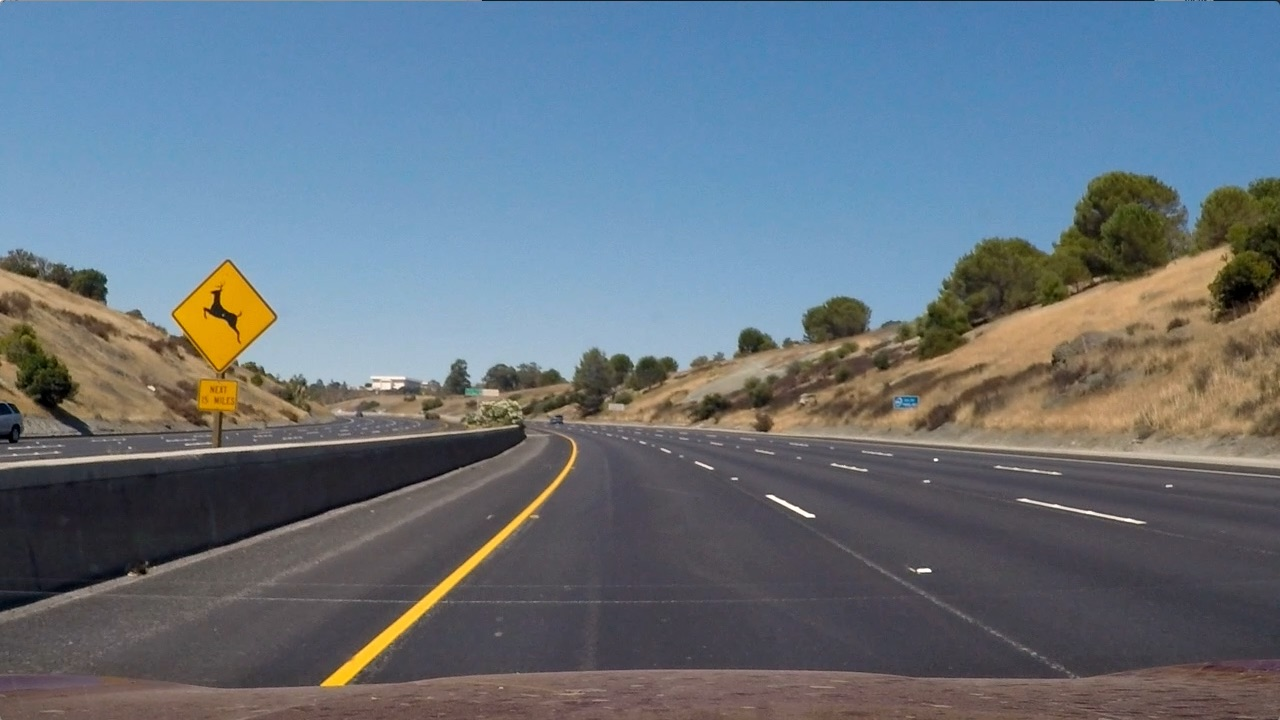
#> input picture adv-lane-lines/test_images/test2.jpg, 1280 x 720 px
$ python s3_thresholding.py   (older library calls are emulated)
#> lines starting #> are read from the running program, lines starting #| are printed output that depends on the picture; after the words box and inside, x2 and y2 are one past the last pixel; in counts of white or black regions, pixels touching at a corner belong together
### adv-lane-lines/s1_calibration.py
import cv2
import numpy as np
import matplotlib.pyplot as plt
import matplotlib.image as mpimg
import seaborn as sns
import glob

#=-=-=-=-=-=-=-=-=-=-=-=-=-=-=-=-=-=-=-=-=-=-=-=-=-=-=-=-=-=-=-=-=-=-=-=-=-=-=-=

def preprocessImage(img_name, hls=0):

    if type(img_name) == str:
        # read calibration image
        img = mpimg.imread(img_name)
    else:
        img = img_name

    # convert to grayscale or extract S channel
    if hls:
        return cv2.cvtColor(img, cv2.COLOR_RGB2HLS)[:,:,2]
    else:
        return cv2.cvtColor(img, cv2.COLOR_RGB2GRAY)

# [5 lines left out: function findCalibrationCorners, not called in this run]

def undistortImage(img_name, mtx, dist, hls=0):
    img = preprocessImage(img_name, hls)
    return cv2.undistort(img, mtx, dist)

# [73 lines that do not run on import are left out]

### adv-lane-lines/s2_perspective_transform.py
import cv2
import numpy as np
import matplotlib.pyplot as plt
import matplotlib.image as mpimg
import seaborn as sns
import glob
from s1_calibration import undistortImage

def warpImage(image_name, mtx, dist, M, hls=0):
    und_img = undistortImage(image_name, mtx, dist, hls)

    img_size = (und_img.shape[1], und_img.shape[0])
    return cv2.warpPerspective(und_img, M, img_size, flags=cv2.INTER_LINEAR)

# [91 lines that do not run on import are left out]

### adv-lane-lines/s3_thresholding.py
import cv2
import numpy as np
import matplotlib.pyplot as plt
import matplotlib.image as mpimg
import seaborn as sns
from s2_perspective_transform import warpImage

# load calibration variables
def loadCalibrationVariables():
    mtx  = np.loadtxt("data/mtx.dat")
    dist = np.loadtxt("data/dist.dat")
    M    = np.loadtxt("data/M.dat")
    offs = np.loadtxt("data/offset.dat")

    return mtx, dist, M, offs

# [39 lines left out: functions colorThresholding, gradThresholding, mixThresholding, not called in this run]

def trickyHSV(img_name):
    mtx, dist, M, offset = loadCalibrationVariables()
    # after the first review, the referee suggested this additional steps
    if type(img_name) == str:
        # read calibration image
        img = mpimg.imread(img_name)
    else:
        img = img_name

    und_img = cv2.undistort(img, mtx, dist)

    img_size = (und_img.shape[1], und_img.shape[0])
    warped = cv2.warpPerspective(und_img, M, img_size, flags=cv2.INTER_LINEAR)

    HSV = cv2.cvtColor(warped, cv2.COLOR_RGB2HSV)

    img_bin = np.zeros_like(HSV)[:,:,0]

    # For yellow
    yellow = cv2.inRange(HSV, (20, 100, 100), (50, 255, 255))

    # For white
    sensitivity_1 = 68
    white = cv2.inRange(HSV, (0,0,255-sensitivity_1), (255,20,255))

    sensitivity_2 = 60
    HSL = cv2.cvtColor(warped, cv2.COLOR_RGB2HLS)
    white_2 = cv2.inRange(HSL, (0,255-sensitivity_2,0), (255,255,sensitivity_2))
    white_3 = cv2.inRange(warped, (200,200,200), (255,255,255))

    bit_layer = img_bin | yellow | white | white_2 | white_3

    return bit_layer-1

if __name__ == "__main__":
    #=-=-=-=-=-=-=-=-=-=-=-=-=-=-=-=-=-=-=-=-=-=-=-=-=-=-=-=-=-=-=-=-=-=-=-=-=-=
    # COLOR THRESHOLDING
    #=-=-=-=-=-=-=-=-=-=-=-=-=-=-=-=-=-=-=-=-=-=-=-=-=-=-=-=-=-=-=-=-=-=-=-=-=-=
    mtx, dist, M, offset = loadCalibrationVariables()

    # load, extract S channel, and warp example image
    img_name = "test_images/test2.jpg"
    img_warp = warpImage(img_name, mtx, dist, M, hls=1)
#> in preprocessImage, img is the input picture: shape (720, 1280, 3); mean R, G, B 102.8, 114.6, 125.5

    # initialise binary image
    img_bin = np.zeros_like(img_warp)

    # select thresolds
    S_thresholds = (60, 255)
    img_bin[(img_warp >= S_thresholds[0]) & (img_warp <= S_thresholds[1])] = 1

    # plot images
    sns.set_style("white")
    fig = plt.figure(1, figsize=(9,3))
    fig.clf()
    ax1 = fig.add_subplot(121)
    ax1.imshow(img_warp, cmap='gray')
    ax1.set_xlabel("$x$")
    ax1.set_ylabel("$y$")
    ax1.set_xlim(0, img_warp.shape[1])
    ax1.set_ylim(img_warp.shape[0],0)
    ax1.set_title("Warped S channel")

    ax2 = fig.add_subplot(122)
    ax2.imshow(img_bin, cmap='gray')
    iw = img_warp.shape[1]
    ih = img_warp.shape[0]
    ax2.vlines(offset, 0, iw+50, linestyles='--', color="crimson", lw=3)
    ax2.vlines(iw-offset, 0, iw+50, linestyles='--', color="crimson", lw=3)
    ax2.set_xlabel("$x$")
    ax2.set_title("S channel thesholding")
    plt.setp(ax2.get_yticklabels(), visible=0)
    ax2.set_xlim(0, img_bin.shape[1])
    ax2.set_ylim(img_bin.shape[0],0)

    plt.tight_layout()
    plt.show()
    # plt.savefig("output_images/fig4.png")

    #=-=-=-=-=-=-=-=-=-=-=-=-=-=-=-=-=-=-=-=-=-=-=-=-=-=-=-=-=-=-=-=-=-=-=-=-=-=
    # GRADIENT THRESHOLDING
    #=-=-=-=-=-=-=-=-=-=-=-=-=-=-=-=-=-=-=-=-=-=-=-=-=-=-=-=-=-=-=-=-=-=-=-=-=-=

    # load, convert to grayscale, and warp example image
    gray_warp = warpImage(img_name, mtx, dist, M)

    # compute x-wise gradient and take the absolute value
    gray_Sx = cv2.Sobel(gray_warp, cv2.CV_64F, 1, 0)
    gray_Sx_abs = np.absolute(gray_Sx)

    # scale the absolute values
    scaled_Sx_abs = np.uint8(255*gray_Sx_abs/np.max(gray_Sx_abs))

    # apply thresholding
    Sx_th_min = 20
    Sx_th_max = 100
    Sx_bin = np.zeros_like(scaled_Sx_abs)
    Sx_bin[(scaled_Sx_abs >= Sx_th_min) & (scaled_Sx_abs <= Sx_th_max)] = 1

    # plot images
    sns.set_style("white")
    fig = plt.figure(2, figsize=(9,3))
    fig.clf()
    ax1 = fig.add_subplot(121)
    ax1.imshow(gray_warp, cmap='gray')
    ax1.set_xlabel("$x$")
    ax1.set_ylabel("$y$")
    ax1.set_xlim(0, gray_warp.shape[1])
    ax1.set_ylim(gray_warp.shape[0],0)
    ax1.set_title("Warped grayscale images")

    ax2 = fig.add_subplot(122)
    ax2.imshow(Sx_bin, cmap='gray')
    iw = gray_warp.shape[1]
    ih = gray_warp.shape[0]
    ax2.vlines(offset, 0, iw+50, linestyles='--', color="crimson", lw=3)
    ax2.vlines(iw-offset, 0, iw+50, linestyles='--', color="crimson", lw=3)
    ax2.set_xlabel("$x$")
    ax2.set_title("Sobel x thesholding")
    plt.setp(ax2.get_yticklabels(), visible=0)
    ax2.set_xlim(0, Sx_bin.shape[1])
    ax2.set_ylim(Sx_bin.shape[0],0)

    plt.tight_layout()
    plt.show()
    # plt.savefig("output_images/fig5.png")

    #=-=-=-=-=-=-=-=-=-=-=-=-=-=-=-=-=-=-=-=-=-=-=-=-=-=-=-=-=-=-=-=-=-=-=-=-=-=
    # COMBINE THRESHOLDING
    #=-=-=-=-=-=-=-=-=-=-=-=-=-=-=-=-=-=-=-=-=-=-=-=-=-=-=-=-=-=-=-=-=-=-=-=-=-=
    mix_bin = np.zeros_like(gray_warp)
    mix_bin[(img_bin == 1) | (Sx_bin == 1)] = 1

    # plot images
    sns.set_style("white")
    fig = plt.figure(3, figsize=(9,6))
    fig.clf()
    ax1 = fig.add_subplot(221)
    ax1.imshow(gray_warp, cmap='gray')
    ax1.set_ylabel("$y$")
    plt.setp(ax1.get_xticklabels(), visible=0)
    ax1.set_xlim(0, gray_warp.shape[1])
    ax1.set_ylim(gray_warp.shape[0],0)
    ax1.set_title("Warped grayscale images")

    ax2 = fig.add_subplot(222)
    ax2.imshow(Sx_bin, cmap='gray')
    iw = gray_warp.shape[1]
    ih = gray_warp.shape[0]
    ax2.vlines(offset, 0, iw+50, linestyles='--', color="crimson", lw=3)
    ax2.vlines(iw-offset, 0, iw+50, linestyles='--', color="crimson", lw=3)
    ax2.set_title("Sobel x thesholding")
    plt.setp(ax2.get_yticklabels(), visible=0)
    plt.setp(ax2.get_xticklabels(), visible=0)
    ax2.set_xlim(0, Sx_bin.shape[1])
    ax2.set_ylim(Sx_bin.shape[0],0)

    ax3 = fig.add_subplot(223)
    ax3.imshow(img_bin, cmap='gray')
    iw = img_warp.shape[1]
    ih = img_warp.shape[0]
    ax3.vlines(offset, 0, iw+50, linestyles='--', color="crimson", lw=3)
    ax3.vlines(iw-offset, 0, iw+50, linestyles='--', color="crimson", lw=3)
    ax3.set_xlabel("$x$")
    ax3.set_ylabel("$y$")
    ax3.set_title("S channel thesholding")
    ax3.set_xlim(0, img_bin.shape[1])
    ax3.set_ylim(img_bin.shape[0],0)

    ax4 = fig.add_subplot(224)
    ax4.imshow(mix_bin, cmap='gray')
    iw = gray_warp.shape[1]
    ih = gray_warp.shape[0]
    ax4.vlines(offset, 0, iw+50, linestyles='--', color="crimson", lw=3)
    ax4.vlines(iw-offset, 0, iw+50, linestyles='--', color="crimson", lw=3)
    ax4.set_title("Combined thesholding")
    ax4.set_xlabel("$x$")
    plt.setp(ax4.get_yticklabels(), visible=0)
    ax4.set_xlim(0, mix_bin.shape[1])
    ax4.set_ylim(mix_bin.shape[0],0)

    plt.tight_layout()
    plt.show()
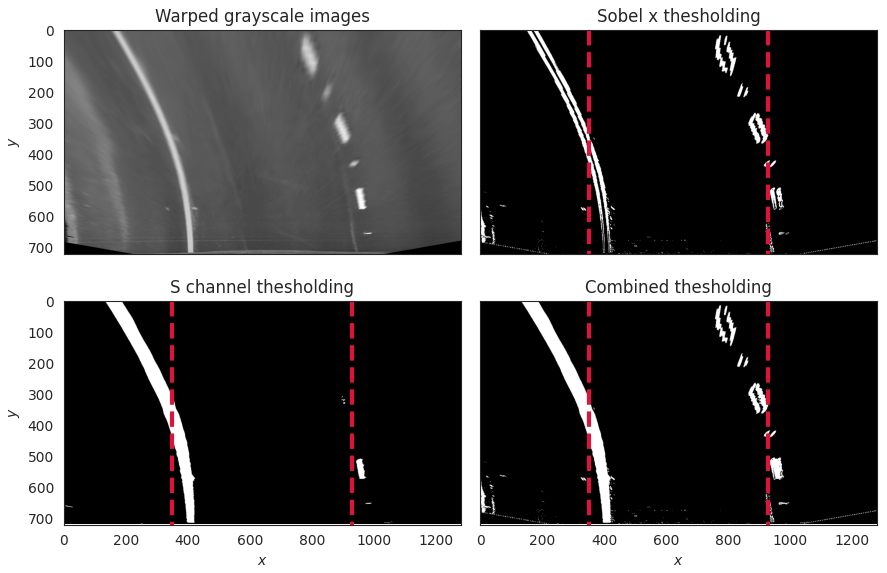
#> figure drawn by matplotlib, 4 panels
    # plt.savefig("output_images/fig6.png")

    #=-=-=-=-=-=-=-=-=-=-=-=-=-=-=-=-=-=-=-=-=-=-=-=-=-=-=-=-=-=-=-=-=-=-=-=-=-=
    # COMBINE THRESHOLDING IN OTHER COLOR SPACES (suggested by a reviewer)
    #=-=-=-=-=-=-=-=-=-=-=-=-=-=-=-=-=-=-=-=-=-=-=-=-=-=-=-=-=-=-=-=-=-=-=-=-=-=
    b = trickyHSV(img_name)
#> in trickyHSV, `warped = cv2.warpPerspective(und_img, M, img_size, flags=cv2.INTER_LIN..`:
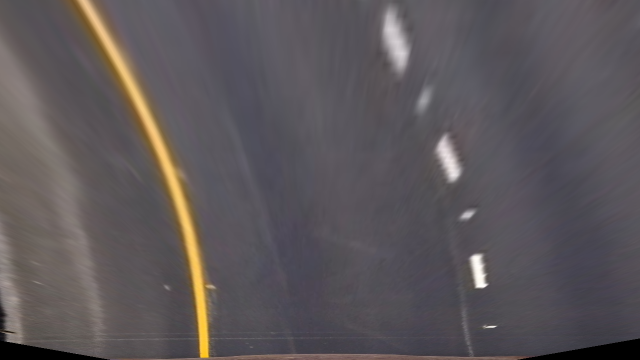
#> warped: shape (720, 1280, 3) (shown at 1/2 size); mean R, G, B 92.6, 87.1, 90
#> in trickyHSV, `yellow = cv2.inRange(HSV, (20, 100, 100), (50, 255, 255))`:
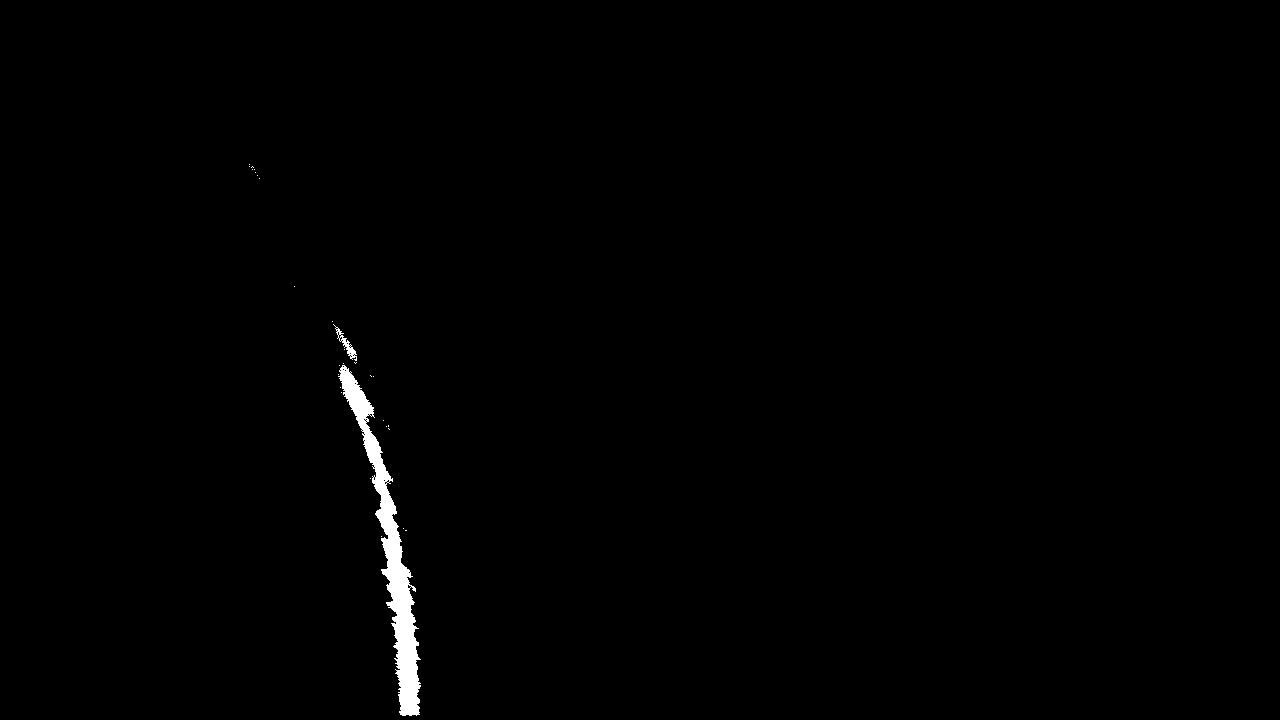
#> yellow: shape (720, 1280); 0.69% white; 29 white regions (27 under 20 px), largest, box (x1, y1, x2, y2) and area: (338, 365, 421, 716) 6103, (333, 324, 357, 361) 187
#> in trickyHSV, `bit_layer = img_bin | yellow | white | white_2 | white_3`:
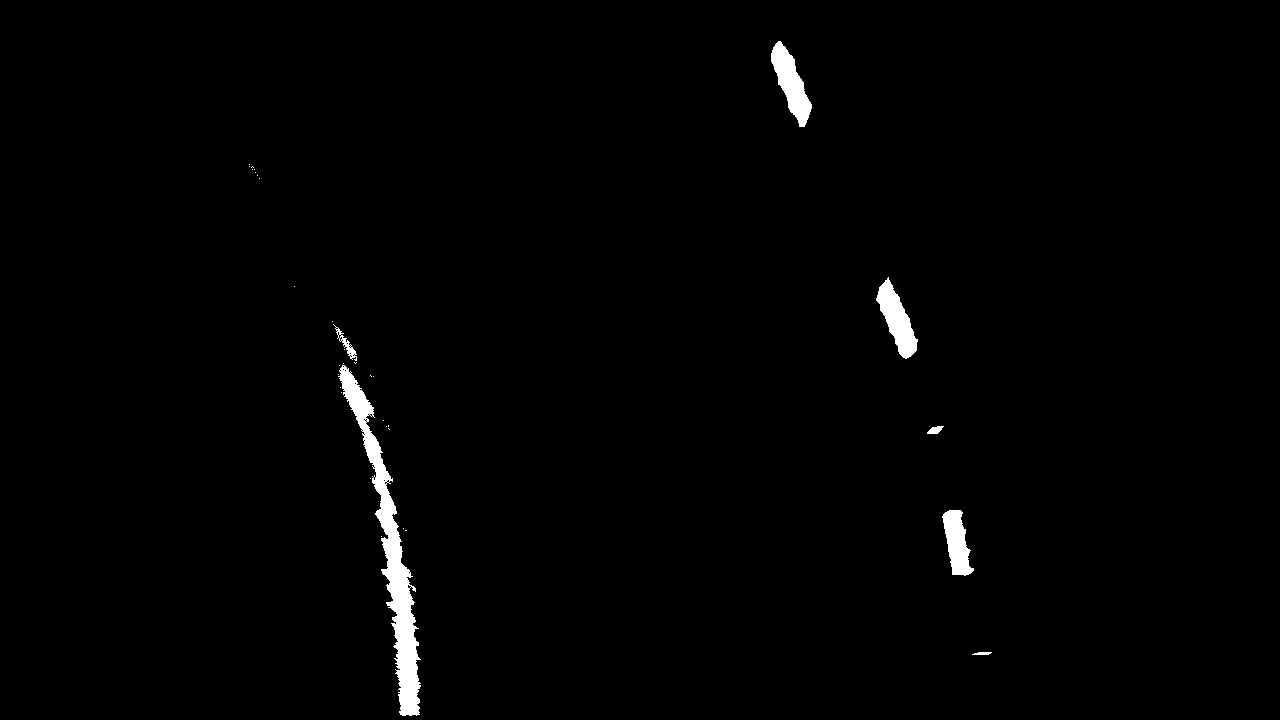
#> bit_layer: shape (720, 1280); 1.2% white; 34 white regions (27 under 20 px), largest, box (x1, y1, x2, y2) and area: (338, 365, 421, 716) 6103, (771, 41, 812, 127) 1617, (876, 277, 918, 359) 1554

    fig = plt.figure(4, figsize=(5,3))
    fig.clf()
    ax1 = fig.add_subplot(111)
    ax1.imshow(b)
    ax1.set_title("Combined thesholding HSV")
    ax1.set_xlabel("$x$")
    ax1.set_ylabel("$y$")
    plt.tight_layout()
    plt.show()
    plt.savefig("output_images/fig-R1.png")

$ run again, with adv-lane-lines/test_images/test1.jpg copied over adv-lane-lines/test_images/test2.jpg
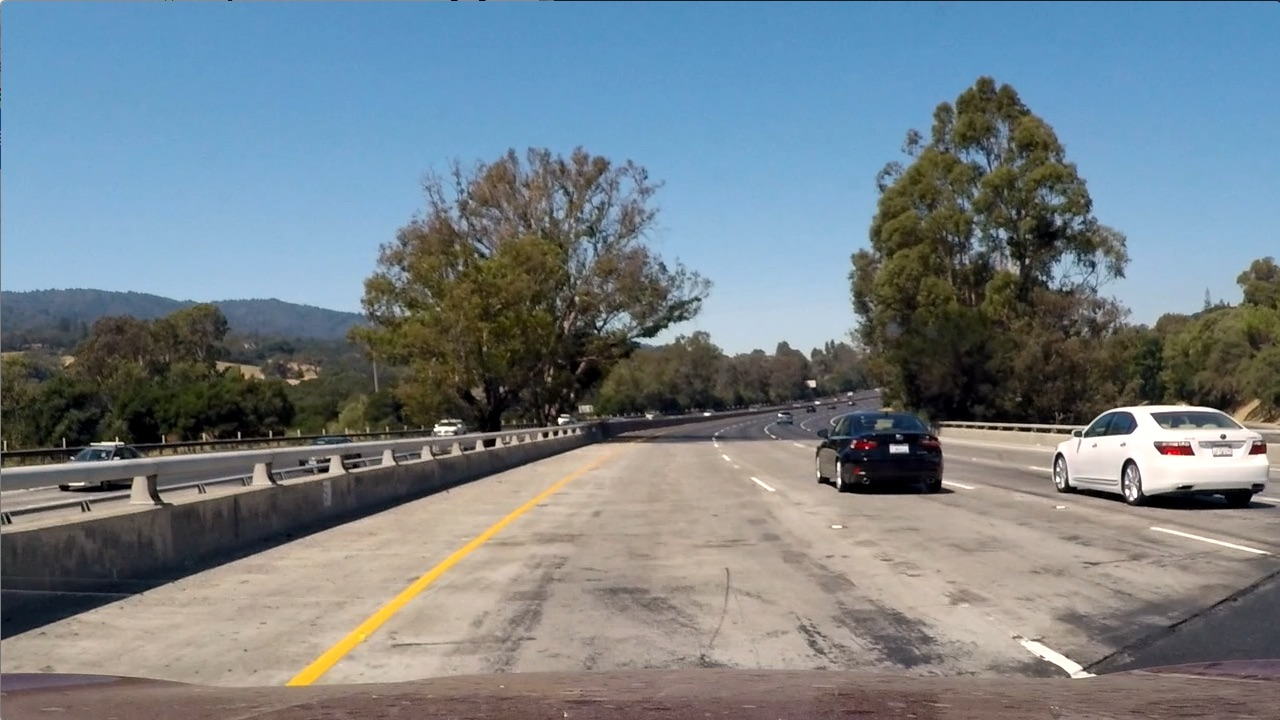
#> input picture adv-lane-lines/test_images/test1.jpg, 1280 x 720 px
#> in preprocessImage, img is the input picture: shape (720, 1280, 3); mean R, G, B 117.5, 128.7, 135.5
#> HSV: shape (720, 1280, 3); mean H, S, V 23.8, 46.3, 173
#> in trickyHSV, `yellow = cv2.inRange(HSV, (20, 100, 100), (50, 255, 255))`:
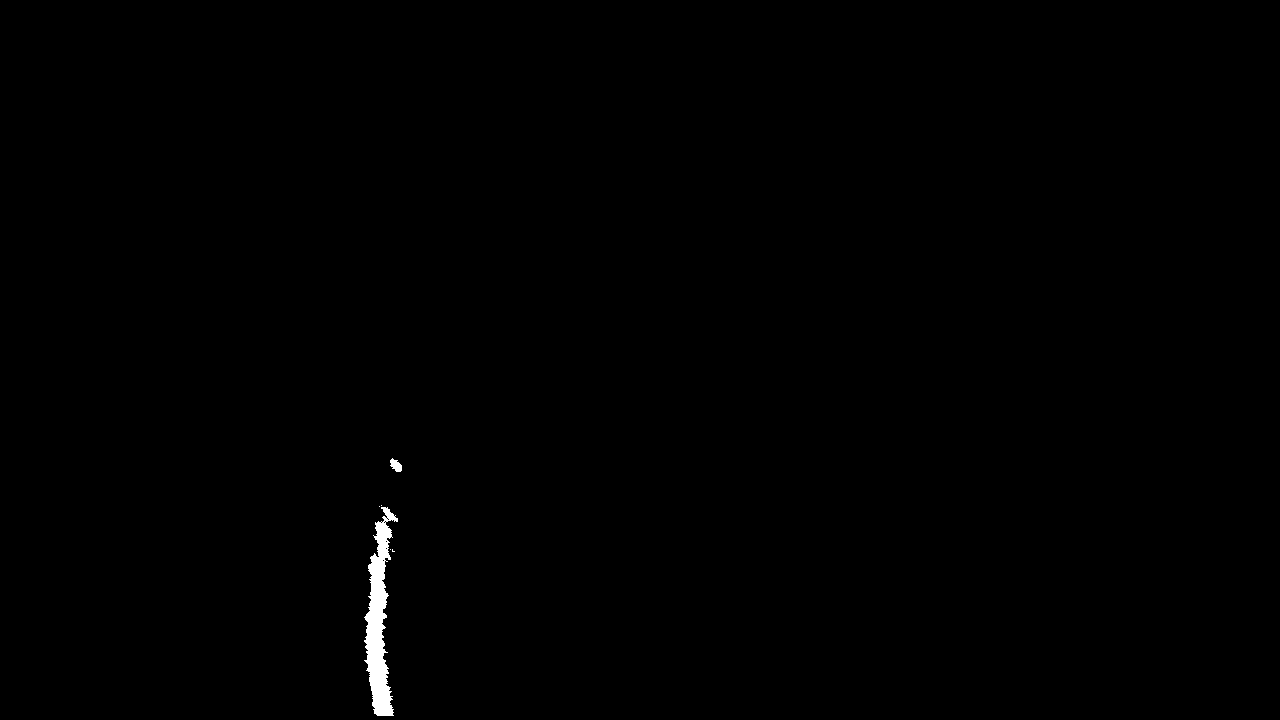
#> yellow: shape (720, 1280); 0.38% white; 6 white regions (4 under 20 px), largest, box (x1, y1, x2, y2) and area: (364, 507, 398, 716) 3343, (390, 458, 402, 472) 108
#> white: shape (720, 1280); 0.08% white; 16 white regions (10 under 20 px), largest, box (x1, y1, x2, y2) and area: (1212, 426, 1280, 466) 323, (943, 700, 962, 714) 185, (987, 440, 1000, 457) 109, (1230, 393, 1268, 417) 60, (983, 471, 991, 486) 47, (1059, 232, 1066, 242) 20
#> HSL: shape (720, 1280, 3); mean of channels 0, 1, 2 23.8, 157.4, 55.3
#> white_2: shape (720, 1280); 0.08% white; 67 white regions (60 under 20 px), largest, box (x1, y1, x2, y2) and area: (226, 83, 250, 123) 252, (917, 682, 948, 695) 147, (1216, 435, 1263, 464) 95
#> white_3: shape (720, 1280); 0.41% white; 9 white regions (3 under 20 px), largest, box (x1, y1, x2, y2) and area: (1042, 176, 1096, 266) 1803, (975, 422, 1008, 494) 1308, (1219, 428, 1280, 462) 234, (941, 699, 962, 714) 226, (1228, 385, 1280, 418) 171, (967, 593, 985, 597) 57
#> in trickyHSV, `bit_layer = img_bin | yellow | white | white_2 | white_3`:
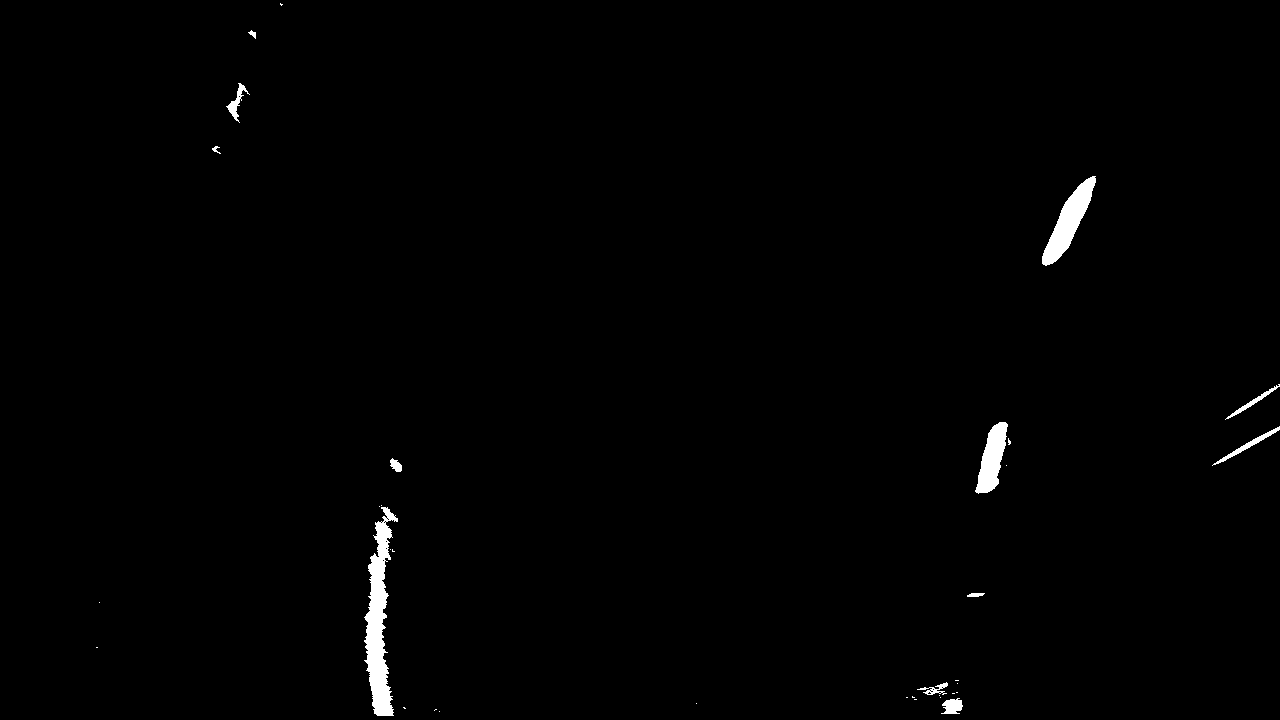
#> bit_layer: shape (720, 1280); 0.86% white; 34 white regions (22 under 20 px), largest, box (x1, y1, x2, y2) and area: (364, 507, 398, 716) 3343, (1042, 176, 1096, 266) 1803, (975, 422, 1008, 494) 1308
